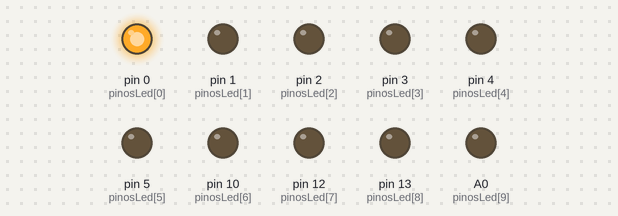
The sketch below on a simulated Arduino Uno, built with avr-gcc and run on an emulated ATmega328P. Parts: output pins drawn as LEDs (lit = HIGH).

Above: at 0.2 s.
At 1.7 s:
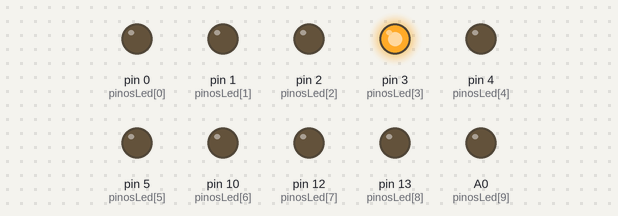
At 3.2 s:
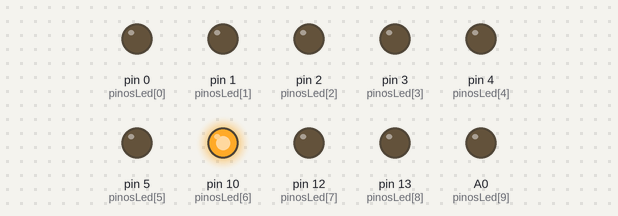
At 6.2 s:
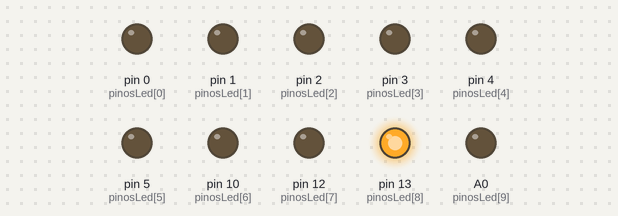
At 9.2 s:
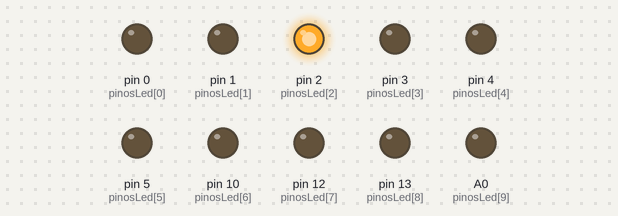
At 12.2 s:
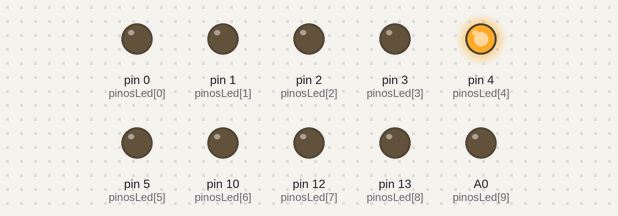
Timing chart, 0 to 13.0 s (numbered marks = the images above):
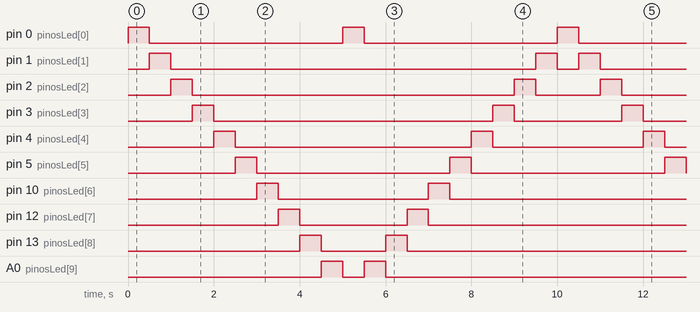

The sketch:

barraDeLEDs1.ino
```cpp
byte pinosLed[] = {0,1,2,3,4,5,10,12,13,14};
int potenciometro = A0;
int valor = 0;

void setup()
{
  for (int x = 0; x < 10; x++)
  {
    pinMode(pinosLed[x], OUTPUT);
  }
}

void loop()
{
  for(int x = 0; x < 10; x++)
  {
    digitalWrite(pinosLed[x], HIGH);
    delay(500);
    digitalWrite(pinosLed[x], LOW);
  }
  for(int x = 10; x > 0; x--)
  {
    digitalWrite(pinosLed[x], HIGH);
    delay(500);
    digitalWrite(pinosLed[x], LOW);
  }
   /*valor = analogRead(potenciometro);
   if(valor == 0)
   {
     for(int b = 0; b < 10; b++)
     {
        digitalWrite(pinosLed[b], LOW);
     }
   }
   else if(valor > 0)
   {
     digitalWrite(pinosLed[0], HIGH);
     for(int a = 1; a < 10; a++)
     {
        digitalWrite(pinosLed[a], LOW);
     }
   }
   else if(valor > 123 && valor <= 247)
   {
     for(int b = 0; b < 2; b++)
     {
        digitalWrite(pinosLed[b], HIGH);
     }
     for(int a = 2; a < 10; a++)
     {
        digitalWrite(pinosLed[a], LOW);
     }
   }
   else if(valor > 247 && valor <= 371)
   {
     for(int b = 0; b < 3; b++)
     {
        digitalWrite(pinosLed[b], HIGH);
     }
     for(int a = 3; a < 10; a++)
     {
        digitalWrite(pinosLed[a], LOW);
     }
   }
   else if(valor > 371 && valor <= 495)
   {
     for(int b = 0; b < 4; b++)
     {
        digitalWrite(pinosLed[b], HIGH);
     }
     for(int a = 4; a < 10; a++)
     {
        digitalWrite(pinosLed[a], LOW);
     }
   }
   else if(valor > 495 && valor <= 619)
   {
     for(int b = 0; b < 5; b++)
     {
        digitalWrite(pinosLed[b], HIGH);
     }
     for(int a = 5; a < 10; a++)
     {
        digitalWrite(pinosLed[a], LOW);
     }
   }
   else if(valor > 619 && valor <= 743)
   {
     for(int b = 0; b < 6; b++)
     {
        digitalWrite(pinosLed[b], HIGH);
     }
     for(int a = 6; a < 10; a++)
     {
        digitalWrite(pinosLed[a], LOW);
     }
   }
   else if(valor > 743 && valor <= 867)
   {
     for(int b = 0; b < 7; b++)
     {
        digitalWrite(pinosLed[b], HIGH);
     }
     for(int a = 7; a < 10; a++)
     {
        digitalWrite(pinosLed[a], LOW);
     }
   }
   else if(valor > 867 && valor <= 991)
   {
     for(int b = 0; b < 8; b++)
     {
        digitalWrite(pinosLed[b], HIGH);
     }
     for(int a = 8; a < 10; a++)
     {
        digitalWrite(pinosLed[a], LOW);
     }
   }
   else
   {
     for(int b = 0; b < 10; b++)
     {
        digitalWrite(pinosLed[b], HIGH);
     }
   }*/
}
```

Measured:
- by itself, pin 0 (pinosLed[0]), pin 5 (pinosLed[5]): alternates HIGH for 0.50 s and LOW for 4.5 s
- by itself, pin 1 (pinosLed[1]): repeats every 10.0 s: LOW 8.5 s, HIGH 0.50 s, LOW 0.50 s, HIGH 0.50 s
- by itself, pin 2 (pinosLed[2]): repeats every 10.0 s: LOW 7.5 s, HIGH 0.50 s, LOW 1.5 s, HIGH 0.50 s
- by itself, pin 3 (pinosLed[3]): repeats every 10.0 s: LOW 6.5 s, HIGH 0.50 s, LOW 2.5 s, HIGH 0.50 s
- by itself, pin 4 (pinosLed[4]): repeats every 10.0 s: LOW 5.5 s, HIGH 0.50 s, LOW 3.5 s, HIGH 0.50 s
- by itself, pin 10 (pinosLed[6]): repeats every 10.0 s: LOW 3.5 s, HIGH 0.50 s, LOW 5.5 s, HIGH 0.50 s
- by itself, pin 12 (pinosLed[7]): repeats every 10.0 s: LOW 2.5 s, HIGH 0.50 s, LOW 6.5 s, HIGH 0.50 s
- by itself, pin 13 (pinosLed[8]): repeats every 10.0 s: LOW 1.5 s, HIGH 0.50 s, LOW 7.5 s, HIGH 0.50 s
